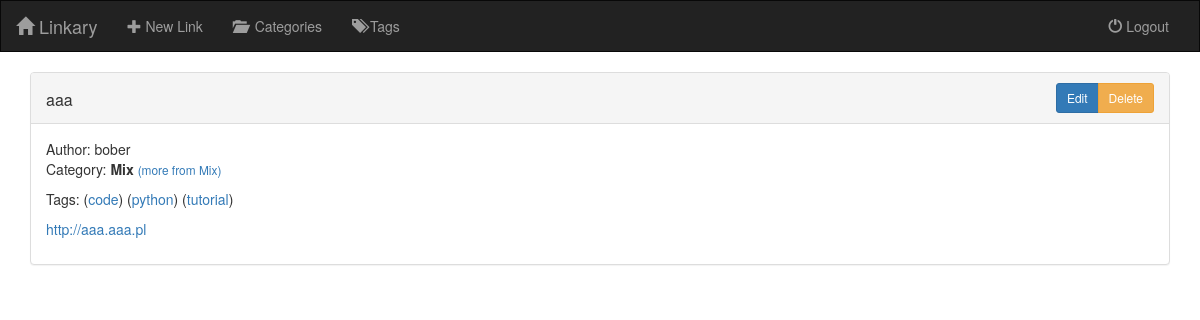
Page /link/7/ (signed in) on the committed database.
### linkary/models.py (models this page shows, shortened)
class TimedModel(models.Model):
    time_created = models.DateTimeField(auto_now_add=True)
    time_modified = models.DateTimeField(auto_now=True)
    class Meta:
        abstract = True

class Link(TimedModel):
    url = models.URLField()
    name = models.CharField(max_length=500)
    author = models.ForeignKey(User, on_delete=models.SET_NULL, blank=True, null=True)
    category = models.ForeignKey(Category, on_delete=models.SET_NULL, blank=True, null=True)
    tags = models.ManyToManyField(Tag, blank=True)
    class Meta:
        get_latest_by = ['time_created']
        ordering = ['-time_modified']

class Category(TimedModel):
    name = models.CharField(max_length=100, unique=True)
    class Meta:
        verbose_name_plural = 'Categories'
        ordering = ['name']
    def __str__(self):
        return self.name

class Tag(models.Model):
    name = models.CharField(max_length=100, unique=True)
    class Meta:
        ordering = ['name']

### linkary/views.py (the view)
# urls.py: path('link/<int:pk>/', views.LinkDetailView.as_view(), name='link_detail'),
class LinkDetailView(LoginRequiredMixin, DetailView):
    model = models.Link

### linkary/templates/linkary/link_detail.html (shortened to what this page needs)
{% extends 'linkary/base.html' %}
{% block content %}
    <div class="container">
        <div class="panel panel-default">
            <div class="panel-heading clearfix">
                <h3 class="panel-title pull-left" style="padding-top: 7.5px;">{{ object.name }}</h3>
                <div class="btn-group pull-right">
                    <a href="{% url 'link_edit' object.pk %}" class="btn btn-primary btn-sm" title="Edit">Edit</a>
                    <a href="{% url 'link_delete' object.pk %}" class="btn btn-warning btn-sm" title="Delete">Delete</a>
                </div>
            </div>
            <div class="panel-body">
                {% if object.author %}
                    Author: {{ object.author }}
                {% endif %}
                <p>
                    Category: <strong>{{ object.category }}</strong>
                    {% if object.category %}
                        <a href="{% url 'category_detail' object.category.pk %}">
                            <small>(more from {{ object.category.name }})</small>
                        </a>
                    {% endif %}
                </p>
                <p>
                    Tags: {% for tag in object.tags.all %}(<a href="{% url 'tag_detail' tag.pk %}">{{ tag.name }}</a>)&nbsp;{% endfor %}
                </p>
                <p>
                    <a href="{{ object.url }}">{{ object.url }}</a>
                </p>
            </div>
        </div>
    </div>
{% endblock %}

### rows in the picture
Link: name "aaa", author "bober", category "Mix", category.name "Mix", url "http://aaa.aaa.pl"
Tag: name "code"
Tag: name "python"
Tag: name "tutorial"
